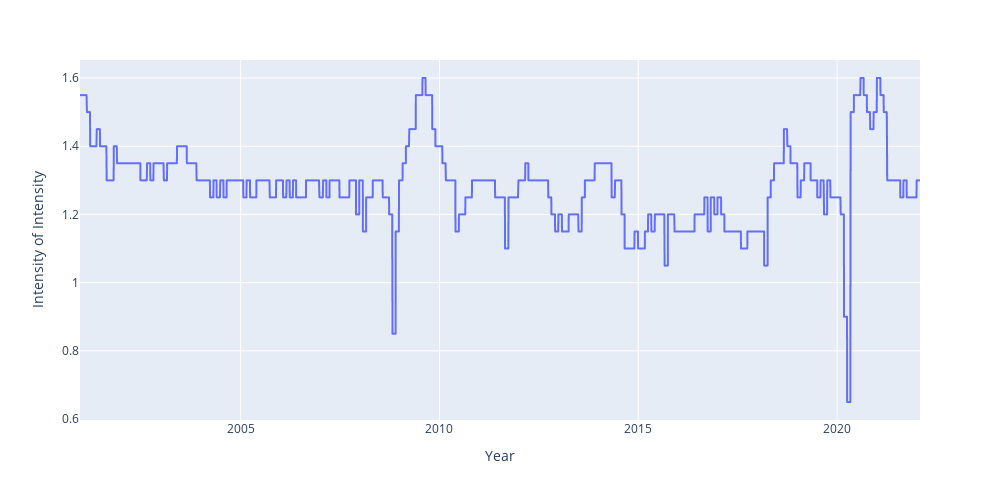

This figure's notebook cell:
### Code cell
fig = eval_model_outputs(res, intensity_of_intensity_list, show_fig=True)

### Figure 1 — Plotly figure (JSON) as saved in the notebook; plotly's stock layout.template omitted (floating-point values rounded to 4 significant figures; data arrays with more than 128 entries replaced by an {"elided": "..."} marker saying what was removed)
{"data": [{"hovertemplate": "variable=<br>rebalancing_date=%{x}<br>value=%{y}<extra></extra>", "legendgroup": "", "line": {"color": "#636efa", "dash": "solid"}, "marker": {"symbol": "circle"}, "mode": "lines", "name": "", "showlegend": false, "type": "scattergl", "x": {"elided": "5313 str values"}, "xaxis": "x", "y": {"elided": "5313 float values"}, "yaxis": "y"}], "layout": {"height": 500, "legend": {"title": {"text": "variable"}, "tracegroupgap": 0}, "margin": {"t": 60}, "width": 1000, "xaxis": {"anchor": "y", "domain": [0, 1], "title": {"text": "Year"}}, "yaxis": {"anchor": "x", "domain": [0, 1], "title": {"text": "Intensity of Intensity"}}}}
